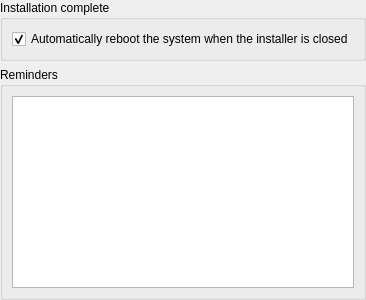
         <widget class="QWidget" name="pageEnd">
          <layout class="QGridLayout">
           <property name="leftMargin">
            <number>0</number>
           </property>
           <property name="topMargin">
            <number>0</number>
           </property>
           <property name="rightMargin">
            <number>0</number>
           </property>
           <property name="bottomMargin">
            <number>0</number>
           </property>
           <item row="0" column="0">
            <widget class="QGroupBox" name="boxEnd">
             <property name="title">
              <string>Installation complete</string>
             </property>
             <layout class="QGridLayout">
              <item row="0" column="0">
               <widget class="QCheckBox" name="checkExitReboot">
                <property name="cursor">
                 <cursorShape>PointingHandCursor</cursorShape>
                </property>
                <property name="text">
                 <string>Automatically reboot the system when the installer is closed</string>
                </property>
                <property name="checked">
                 <bool>true</bool>
                </property>
               </widget>
              </item>
             </layout>
            </widget>
           </item>
           <item row="1" column="0">
            <widget class="QGroupBox" name="boxReminders">
             <property name="sizePolicy">
              <sizepolicy hsizetype="MinimumExpanding" vsizetype="MinimumExpanding">
               <horstretch>0</horstretch>
               <verstretch>0</verstretch>
              </sizepolicy>
             </property>
             <property name="title">
              <string>Reminders</string>
             </property>
             <layout class="QGridLayout">
              <item row="1" column="0">
               <widget class="QPlainTextEdit" name="textReminders">
                <property name="sizePolicy">
                 <sizepolicy hsizetype="MinimumExpanding" vsizetype="MinimumExpanding">
                  <horstretch>0</horstretch>
                  <verstretch>0</verstretch>
                 </sizepolicy>
                </property>
                <property name="maximumSize">
                 <size>
                  <width>32767</width>
                  <height>32767</height>
                 </size>
                </property>
                <property name="acceptDrops">
                 <bool>false</bool>
                </property>
                <property name="textInteractionFlags">
                 <set>Qt::TextSelectableByKeyboard|Qt::TextSelectableByMouse</set>
                </property>
               </widget>
              </item>
             </layout>
            </widget>
           </item>
          </layout>
         </widget>
